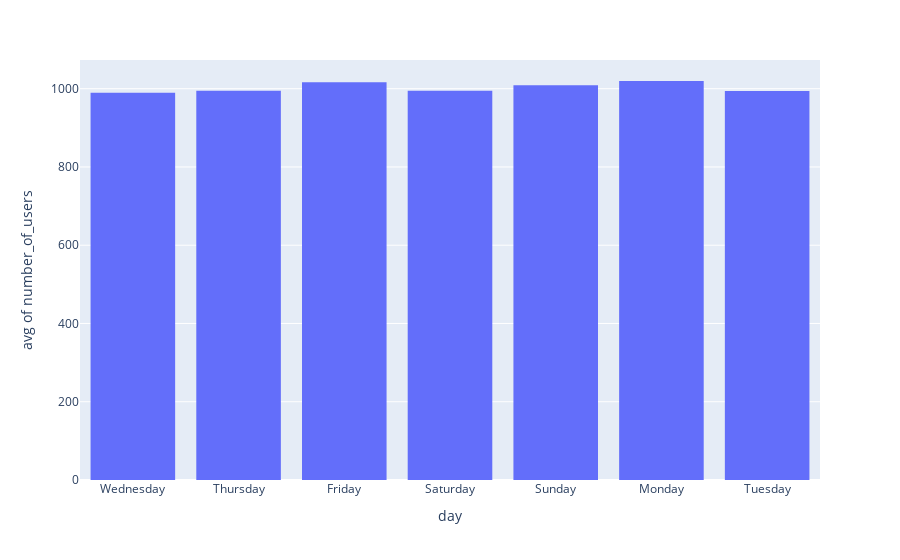

The code cell stored with this chart in its notebook:
### Markdown cell above
As mentioned before, we can also use a column with categorical data. As an example, let's plot the average number of users per day of the week:

### Code cell
fig = px.histogram(data_users_dict, x="day", y='number_of_users', histfunc='avg')
fig.show()

### Figure 1 — Plotly figure (JSON) as saved in the notebook; plotly's stock layout.template omitted (floating-point values rounded to 4 significant figures)
{"data": [{"alignmentgroup": "True", "bingroup": "x", "histfunc": "avg", "hovertemplate": "day=%{x}<br>avg of number_of_users=%{y}<extra></extra>", "legendgroup": "", "marker": {"color": "#636efa", "pattern": {"shape": ""}}, "name": "", "offsetgroup": "", "orientation": "v", "showlegend": false, "type": "histogram", "x": ["Wednesday", "Thursday", "Friday", "Saturday", "Sunday", "Monday", "Tuesday", "Wednesday", "Thursday", "Friday", "Saturday", "Sunday", "Monday", "Tuesday", "Wednesday", "Thursday", "Friday", "Saturday", "Sunday", "Monday", "Tuesday", "Wednesday", "Thursday", "Friday", "Saturday", "Sunday", "Monday", "Tuesday", "Wednesday", "Thursday", "Friday", "Saturday", "Sunday", "Monday", "Tuesday", "Wednesday", "Thursday", "Friday", "Saturday", "Sunday", "Monday", "Tuesday", "Wednesday", "Thursday", "Friday", "Saturday", "Sunday", "Monday", "Tuesday", "Wednesday", "Thursday", "Friday", "Saturday", "Sunday", "Monday", "Tuesday", "Wednesday", "Thursday", "Friday", "Saturday", "Sunday", "Monday", "Tuesday", "Wednesday", "Thursday", "Friday", "Saturday", "Sunday", "Monday", "Tuesday", "Wednesday", "Thursday", "Friday", "Saturday", "Sunday", "Monday", "Tuesday", "Wednesday", "Thursday", "Friday", "Saturday", "Sunday", "Monday", "Tuesday", "Wednesday", "Thursday", "Friday", "Saturday", "Sunday", "Monday", "Tuesday", "Wednesday", "Thursday", "Friday", "Saturday", "Sunday", "Monday", "Tuesday", "Wednesday", "Thursday", "Friday", "Saturday", "Sunday", "Monday", "Tuesday", "Wednesday", "Thursday", "Friday", "Saturday", "Sunday", "Monday", "Tuesday", "Wednesday", "Thursday", "Friday", "Saturday", "Sunday", "Monday", "Tuesday", "Wednesday"], "xaxis": "x", "y": [1049, 992, 992, 987, 965, 1038, 998, 1019, 1055, 1055, 913, 991, 951, 1089, 956, 956, 959, 959, 992, 947, 979, 1004, 950, 988, 966, 1051, 1015, 960, 1000, 1060, 1011, 968, 1022, 1011, 998, 998, 953, 928, 983, 1057, 1032, 949, 1063, 1008, 1109, 977, 1109, 1018, 929, 971, 1033, 1107, 1004, 996, 1033, 1051, 999, 1035, 1006, 1025, 983, 1056, 962, 834, 1007, 882, 1096, 1030, 1011, 956, 1021, 971, 1032, 948, 1045, 926, 920, 1067, 1035, 991, 1005, 1020, 1072, 912, 1017, 920, 1038, 1043, 990, 1125, 1022, 958, 958, 1085, 1032, 875, 1012, 1110, 952, 944, 1073, 973, 992, 1017, 1056, 938, 1033, 989, 1013, 1025, 1057, 1002, 1045, 1001, 1031, 1020, 1001, 1013, 1003, 917], "yaxis": "y"}], "layout": {"barmode": "relative", "legend": {"tracegroupgap": 0}, "margin": {"t": 60}, "xaxis": {"anchor": "y", "domain": [0, 1], "title": {"text": "day"}}, "yaxis": {"anchor": "x", "domain": [0, 1], "title": {"text": "avg of number_of_users"}}}}
